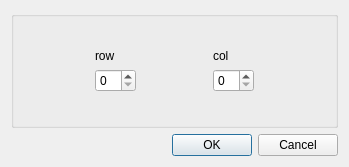
<?xml version="1.0" encoding="UTF-8"?>
<ui version="4.0">
 <class>Dialog</class>
 <widget class="QDialog" name="Dialog">
  <property name="geometry">
   <rect>
    <x>0</x>
    <y>0</y>
    <width>349</width>
    <height>167</height>
   </rect>
  </property>
  <property name="windowTitle">
   <string>Dialog</string>
  </property>
  <layout class="QGridLayout" name="gridLayout">
   <item row="0" column="0">
    <widget class="QGroupBox" name="groupBox_setup_matrix">
     <property name="title">
      <string/>
     </property>
     <layout class="QGridLayout" name="gridLayout_2">
      <item row="0" column="0">
       <spacer name="verticalSpacer_above">
        <property name="orientation">
         <enum>Qt::Vertical</enum>
        </property>
        <property name="sizeHint" stdset="0">
         <size>
          <width>20</width>
          <height>40</height>
         </size>
        </property>
       </spacer>
      </item>
      <item row="3" column="0">
       <spacer name="verticalSpacer_below">
        <property name="orientation">
         <enum>Qt::Vertical</enum>
        </property>
        <property name="sizeHint" stdset="0">
         <size>
          <width>20</width>
          <height>40</height>
         </size>
        </property>
       </spacer>
      </item>
      <item row="2" column="0">
       <layout class="QVBoxLayout" name="verticalLayout_4">
        <item>
         <layout class="QHBoxLayout" name="horizontalLayout">
          <item>
           <spacer name="horizontalSpacer">
            <property name="orientation">
             <enum>Qt::Horizontal</enum>
            </property>
            <property name="sizeHint" stdset="0">
             <size>
              <width>40</width>
              <height>20</height>
             </size>
            </property>
           </spacer>
          </item>
          <item>
           <layout class="QVBoxLayout" name="verticalLayout_2">
            <item>
             <widget class="QLabel" name="label_row">
              <property name="text">
               <string>row</string>
              </property>
             </widget>
            </item>
            <item>
             <widget class="QSpinBox" name="spinBox_row"/>
            </item>
           </layout>
          </item>
          <item>
           <spacer name="horizontalSpacer_3">
            <property name="orientation">
             <enum>Qt::Horizontal</enum>
            </property>
            <property name="sizeType">
             <enum>QSizePolicy::MinimumExpanding</enum>
            </property>
            <property name="sizeHint" stdset="0">
             <size>
              <width>40</width>
              <height>20</height>
             </size>
            </property>
           </spacer>
          </item>
          <item>
           <layout class="QVBoxLayout" name="verticalLayout_3">
            <item>
             <widget class="QLabel" name="label_col">
              <property name="text">
               <string>col</string>
              </property>
             </widget>
            </item>
            <item>
             <widget class="QSpinBox" name="spinBox_col"/>
            </item>
           </layout>
          </item>
          <item>
           <spacer name="horizontalSpacer_2">
            <property name="orientation">
             <enum>Qt::Horizontal</enum>
            </property>
            <property name="sizeHint" stdset="0">
             <size>
              <width>40</width>
              <height>20</height>
             </size>
            </property>
           </spacer>
          </item>
         </layout>
        </item>
       </layout>
      </item>
     </layout>
    </widget>
   </item>
   <item row="1" column="0">
    <widget class="QDialogButtonBox" name="buttonBox_setup_matrix">
     <property name="acceptDrops">
      <bool>false</bool>
     </property>
     <property name="standardButtons">
      <set>QDialogButtonBox::Cancel|QDialogButtonBox::Ok</set>
     </property>
    </widget>
   </item>
  </layout>
 </widget>
 <resources/>
 <connections/>
</ui>
